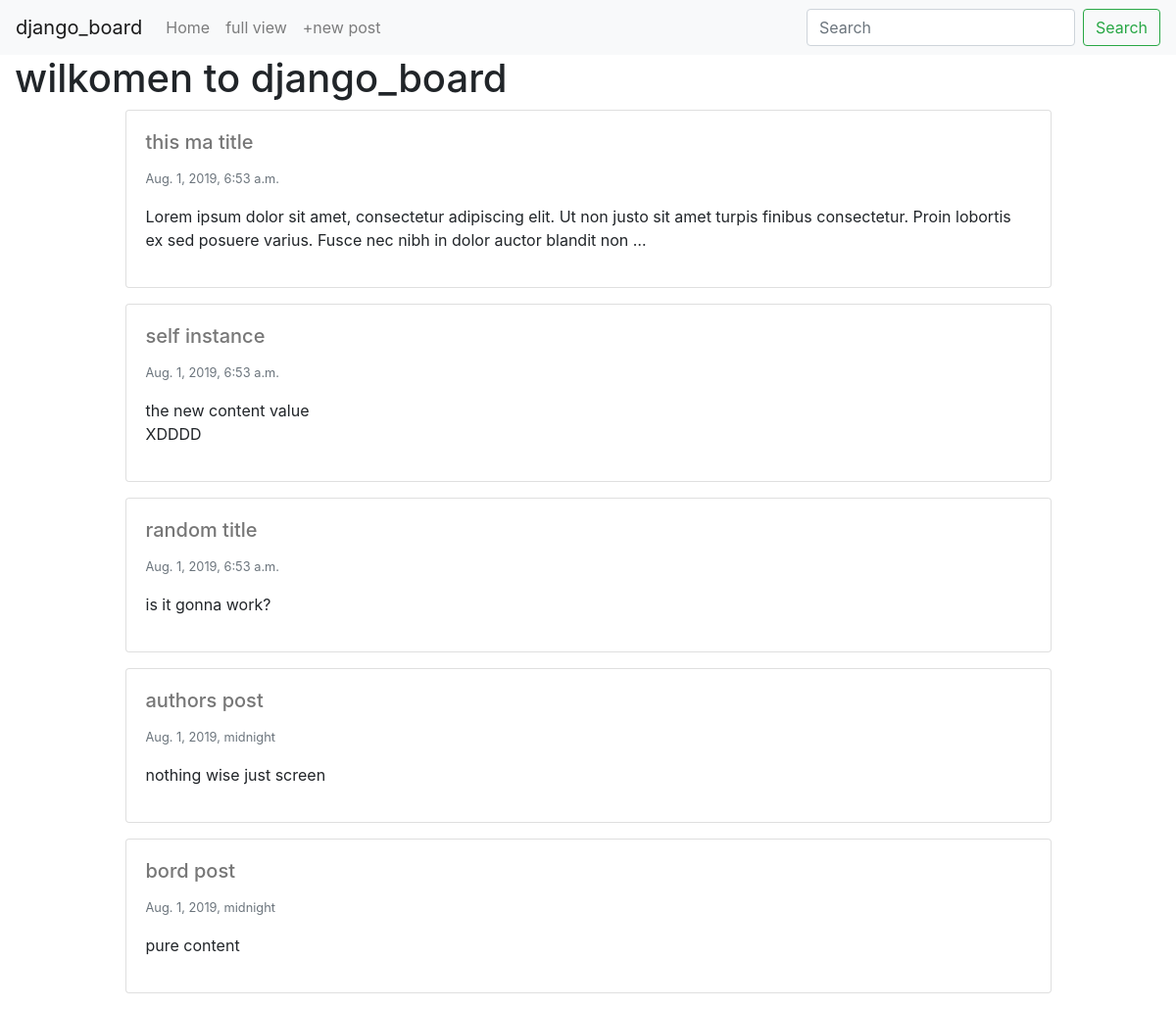
The app's page / (signed in) with its own data.
### board/models.py (models this page shows, shortened)
class BoardPost(models.Model):
    user = models.ForeignKey(User, default=1, null=True, on_delete=models.SET_NULL)
    image = models.ImageField(upload_to='image/', blank=True, null=True)
    title = models.CharField(max_length=120)
    slug = models.SlugField(unique=True)
    content = models.TextField(null=True, blank=True)
    publish_date = models.DateTimeField(auto_now=False, auto_now_add=False, null=True, blank=True)
    timestamp = models.DateTimeField(auto_now=True)
    updated = models.DateTimeField(auto_now=True)
    objects = BoardPostManager()
    class Meta:
        ordering = ['-publish_date', '-updated', '-timestamp']
    def get_absolute_url(self):
        return f"/board/{self.slug}"

### django_board/views.py (the view)
# urls.py: path('', home_page),
def home_page(request):
        my_title = "%$$#"
        qs = BoardPost.objects.all()[:5]
        context = {"title": "wilkomen to django_board", 'board_list': qs}
        return render(request, "home.html", context)

### board/models.py (called while the page is built)
    def get_queryset(self):
         return BlogPostQueryset(self.model, using=self._db)

### templates/home.html
{% extends 'base.html' %}
{% block content %}
    <h1>{{ title }}</h1>
    {% if user.is_authenticated %}
     {% for a in board_list %}
        {% include 'board/list-inline.html' with blog_post=a truncate=True detail=False %}
     {% endfor %}
    {% endif %}
{% endblock content %}

### board/templates/board/list-inline.html (shortened to what this page needs)
<div class="col-12 col-md-10 mb-3 mx-auto">
    <div class="card {% if not blog_post.publish_date  %} border border-warning {% endif %}">
        <div class="card-body">
            {% if not detail%}
            <a href='{{ blog_post.get_absolute_url }}' style="color: rgb(119, 119, 119);">
                <h5 class="card-title">{{ blog_post.title }}</h5>
            </a>
            {% else %}
                <h5 class="card-title">{{ blog_post.title }}</h5>
                {% if blog_post.image %}
                    <img src="{{ blog_post.image.url }}" class="card-img-top" />
                {% endif %}
            {% endif %}
            <p class="card-text">
                <small class="text-muted">{{ blog_post.publish_date }}</small>
                {% if truncate %}
                    {{ blog_post.content|linebreaks|truncatewords:30 }}
                {% else %}
                    {{ blog_post.content|linebreaks }}
                {% endif %}
            </p>
        </div>
    </div>
</div>

### records on screen
BoardPost: title "this ma title", publish_date "Aug. 1, 2019, 6:53 a.m.", content "Lorem ipsum dolor sit amet, consectetur adipiscing elit. Ut non justo sit amet turpis finibus consectetur. Proin lobortis ex sed posuere varius. Fusce nec nibh in dolor auctor blandit non …"
BoardPost: title "self instance", publish_date "Aug. 1, 2019, 6:53 a.m.", content "the new content value XDDDD"
BoardPost: title "random title", publish_date "Aug. 1, 2019, 6:53 a.m.", content "is it gonna work?"
BoardPost: title "authors post", publish_date "Aug. 1, 2019, midnight", content "nothing wise just screen"
BoardPost: title "bord post", publish_date "Aug. 1, 2019, midnight", content "pure content"

### other values on screen
{{ title }} "wilkomen to django_board"
